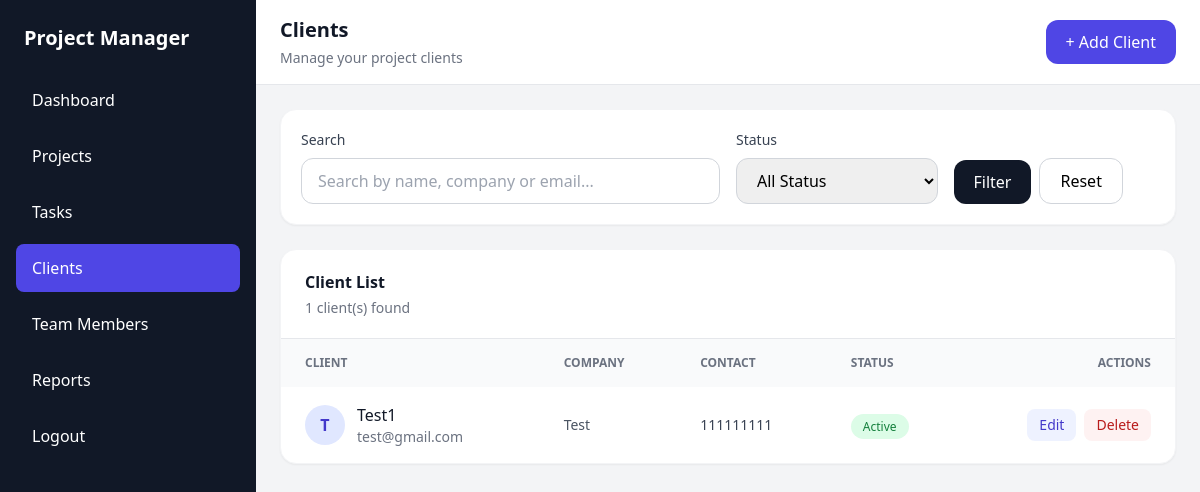
/clients/index.php (signed in), run on the app's committed database.
### tables this page shows
CREATE TABLE `clients` (
  `id` int(10) UNSIGNED NOT NULL,
  `name` varchar(150) NOT NULL,
  `company` varchar(150) DEFAULT NULL,
  `email` varchar(150) DEFAULT NULL,
  `phone` varchar(30) DEFAULT NULL,
  `address` text DEFAULT NULL,
  `website` varchar(255) DEFAULT NULL,
  `notes` text DEFAULT NULL,
  `status` enum('active','inactive') NOT NULL DEFAULT 'active',
  `created_at` timestamp NOT NULL DEFAULT current_timestamp(),
  `updated_at` timestamp NOT NULL DEFAULT current_timestamp() ON UPDATE current_timestamp()
);

### clients/index.php (the view, shortened to what this page needs)
<?php
require_once "../config/db.php";
$search = trim($_GET['search'] ?? '');
$per_page = 10;
$page = max(1, (int)($_GET['page'] ?? 1));
$offset = ($page - 1) * $per_page;
$params = [];
$types = '';
$where_sql = '';
$count_sql = "
    SELECT COUNT(*) AS total
    FROM clients
    $where_sql
";
$count_stmt = $conn->prepare($count_sql);
$count_stmt->execute();
$total_clients = $count_stmt
    ->get_result()
    ->fetch_assoc()['total'];
$sql = "
    SELECT
        id,
        name,
        company,
        email,
        phone,
        website,
        status,
        created_at
    FROM clients
    $where_sql
    ORDER BY id DESC
    LIMIT ? OFFSET ?
";
$stmt = $conn->prepare($sql);
$query_params = $params;
$query_types = $types . "ii";
$query_params[] = $per_page;
$query_params[] = $offset;
$stmt->bind_param($query_types, ...$query_params);
$stmt->execute();
$clients = $stmt->get_result();
?>
<!DOCTYPE html>
<html lang="en">
<head>
    <script src="https://cdn.tailwindcss.com"></script>
</head>
<body class="bg-gray-100">
<div class="min-h-screen flex">
    <aside class="w-64 bg-gray-900 text-white hidden md:block">
        <div class="p-6">
            <h1 class="text-xl font-bold">
                Project Manager
            </h1>
        </div>
        <nav class="px-4 space-y-2">
            <a
                href="../dashboard/index.php"
                class="block px-4 py-3 rounded-lg hover:bg-gray-800"
            >
                Dashboard
            </a>
            <a
                href="../projects/index.php"
                class="block px-4 py-3 rounded-lg hover:bg-gray-800"
            >
                Projects
            </a>
            <a
                href="../tasks/index.php"
                class="block px-4 py-3 rounded-lg hover:bg-gray-800"
            >
                Tasks
            </a>
            <a
                href="index.php"
                class="block px-4 py-3 rounded-lg bg-indigo-600"
            >
                Clients
            </a>
            <a
                href="../team/index.php"
                class="block px-4 py-3 rounded-lg hover:bg-gray-800"
            >
                Team Members
            </a>
            <a
                href="../reports/index.php"
                class="block px-4 py-3 rounded-lg hover:bg-gray-800"
            >
                Reports
            </a>
            <a
                href="../auth/logout.php"
                class="block px-4 py-3 rounded-lg hover:bg-red-600 mt-8"
            >
                Logout
            </a>
        </nav>
    </aside>
    <main class="flex-1">
        <header class="bg-white border-b">
            <div class="px-6 py-4 flex items-center justify-between">
                <div>
                    <h2 class="text-xl font-semibold text-gray-900">
                        Clients
                    </h2>
                    <p class="text-sm text-gray-500 mt-1">
                        Manage your project clients
                    </p>
                </div>
                <a
                    href="create.php"
                    class="bg-indigo-600 hover:bg-indigo-700 text-white px-5 py-2.5 rounded-xl font-medium transition"
                >
                    + Add Client
                </a>
            </div>
        </header>
        <section class="p-6">
            <div class="bg-white rounded-2xl shadow-sm border border-gray-100 p-5 mb-6">
                <form
                    method="GET"
                    class="grid grid-cols-1 md:grid-cols-4 gap-4"
                >
                    <div class="md:col-span-2">
                        <label class="block text-sm font-medium text-gray-700 mb-2">
                            Search
                        </label>
                        <input
                            type="text"
                            name="search"
                            value="<?= htmlspecialchars($search) ?>"
                            placeholder="Search by name, company or email..."
                            class="w-full px-4 py-2.5 border border-gray-300 rounded-xl focus:ring-2 focus:ring-indigo-500 outline-none"
                        >
                    </div>
                    <div>
                        <label class="block text-sm font-medium text-gray-700 mb-2">
                            Status
                        </label>
                        <select
                            name="status"
                            class="w-full px-4 py-2.5 border border-gray-300 rounded-xl focus:ring-2 focus:ring-indigo-500 outline-none"
                        >
                            <option value="">
                                All Status
                            </option>
                        </select>
                    </div>
                    <div class="flex items-end gap-2">
                        <button
                            type="submit"
                            class="bg-gray-900 text-white px-5 py-2.5 rounded-xl hover:bg-gray-800"
                        >
                            Filter
                        </button>
                        <a
                            href="index.php"
                            class="px-5 py-2.5 rounded-xl border border-gray-300 hover:bg-gray-50"
                        >
                            Reset
                        </a>
                    </div>
                </form>
            </div>
            <div class="bg-white rounded-2xl shadow-sm border border-gray-100 overflow-hidden">
                <div class="px-6 py-5 border-b">
                    <h3 class="font-semibold text-gray-900">
                        Client List
                    </h3>
                    <p class="text-sm text-gray-500 mt-1">
                        <?= $total_clients ?> client(s) found
                    </p>
                </div>
                <div class="overflow-x-auto">
                    <table class="w-full">
                        <thead class="bg-gray-50">
                            <tr>
                                <th class="text-left px-6 py-4 text-xs font-semibold text-gray-500 uppercase">
                                    Client
                                </th>
                                <th class="text-left px-6 py-4 text-xs font-semibold text-gray-500 uppercase">
                                    Company
                                </th>
                                <th class="text-left px-6 py-4 text-xs font-semibold text-gray-500 uppercase">
                                    Contact
                                </th>
                                <th class="text-left px-6 py-4 text-xs font-semibold text-gray-500 uppercase">
                                    Status
                                </th>
                                <th class="text-right px-6 py-4 text-xs font-semibold text-gray-500 uppercase">
                                    Actions
                                </th>
                            </tr>
                        </thead>
                        <tbody class="divide-y divide-gray-100">
                        <?php if ($clients->num_rows > 0): ?>
                            <?php while ($client = $clients->fetch_assoc()): ?>
                                <tr class="hover:bg-gray-50">
                                    <td class="px-6 py-4">
                                        <div class="flex items-center gap-3">
                                            <div
                                                class="w-10 h-10 rounded-full bg-indigo-100 text-indigo-700 flex items-center justify-center font-semibold"
                                            >
                                                <?= strtoupper(
                                                    substr($client['name'], 0, 1)
                                                ) ?>
                                            </div>
                                            <div>
                                                <p class="font-medium text-gray-900">
                                                    <?= htmlspecialchars($client['name']) ?>
                                                </p>
                                                <p class="text-sm text-gray-500">
                                                    <?= htmlspecialchars($client['email'] ?? '') ?>
                                                </p>
                                            </div>
                                        </div>
                                    </td>
                                    <td class="px-6 py-4 text-sm text-gray-600">
                                        <?= htmlspecialchars(
                                            $client['company'] ?: '—'
                                        ) ?>
                                    </td>
                                    <td class="px-6 py-4">
                                        <p class="text-sm text-gray-700">
                                            <?= htmlspecialchars(
                                                $client['phone'] ?: '—'
                                            ) ?>
                                        </p>
                                    </td>
                                    <td class="px-6 py-4">
                                        <?php if ($client['status'] === 'active'): ?>
                                            <span class="px-3 py-1 rounded-full text-xs font-medium bg-green-100 text-green-700">
                                                Active
                                            </span>
                                        <?php else: ?>
                                            <span class="px-3 py-1 rounded-full text-xs font-medium bg-gray-100 text-gray-600">
                                                Inactive
                                            </span>
                                        <?php endif; ?>
                                    </td>
                                    <td class="px-6 py-4 text-right">
                                        <div class="inline-flex items-center gap-2">
                                            <a
                                                href="edit.php?id=<?= $client['id'] ?>"
                                                class="px-3 py-1.5 rounded-lg bg-indigo-50 text-indigo-700 text-sm hover:bg-indigo-100"
                                            >
                                                Edit
                                            </a>
                                            <a
                                                href="delete.php?id=<?= $client['id'] ?>"
                                                onclick="return confirm('Are you sure you want to delete this client?');"
                                                class="px-3 py-1.5 rounded-lg bg-red-50 text-red-700 text-sm hover:bg-red-100"
                                            >
                                                Delete
                                            </a>
                                        </div>
                                    </td>
                                </tr>
                            <?php endwhile; ?>
                        <?php endif; ?>
                        </tbody>
                    </table>
                </div>
            </div>
        </section>
    </main>
</div>
</body>
</html>

### data on the page
clients: name "T", name "Test1", email "test@gmail.com", company "Test", phone "111111111", status "Active"

### other printed values
$total_clients "1"
